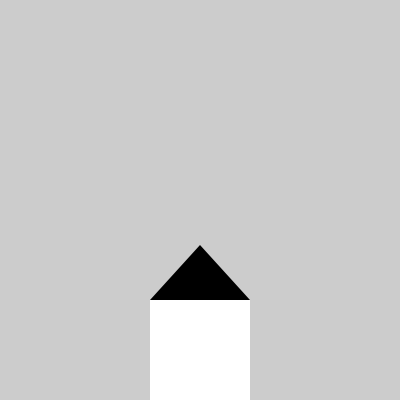
Frame 1 (no input)
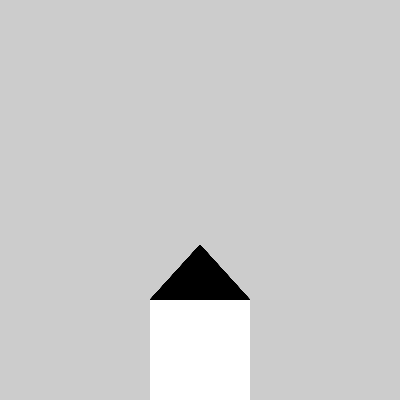
Frame 60 (the mouse pressed at the canvas centre just before this capture)
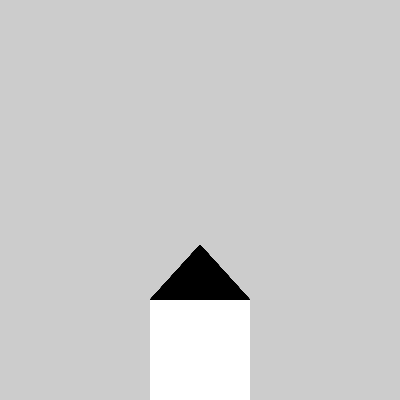
Frame 120 (the mouse held since frame 60 and released just before this capture)

The Processing sketch that drew these frames (run headless with seeded random() and noise(); from frame 60 on, the mouse is pressed at the canvas centre):

// Processing sketch: Installation_og_Intro
// ── Installation_og_Intro.pde
void setup() {
  size(400, 400);
}


void draw() {
  fill(255);
  noStroke();
  rect(150, 300, 100, 100);
  
  fill(0);
  noStroke();
  triangle(150, 300, 250, 300, 200, 245);
}
